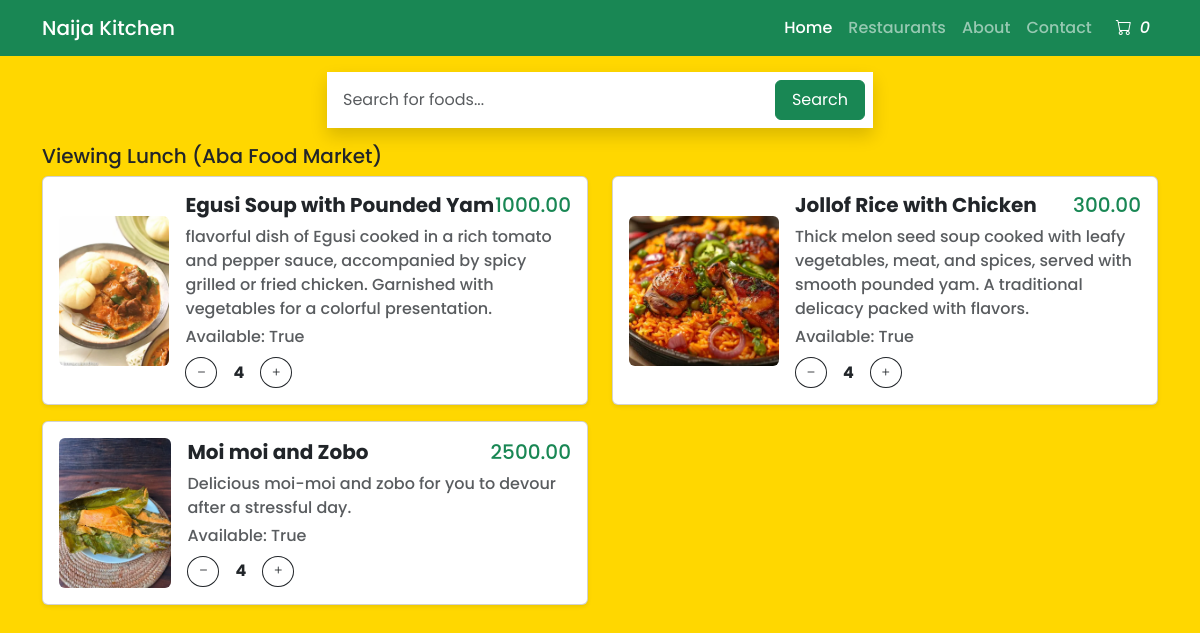
The app's page /aba-food-market/lunch/, older data.
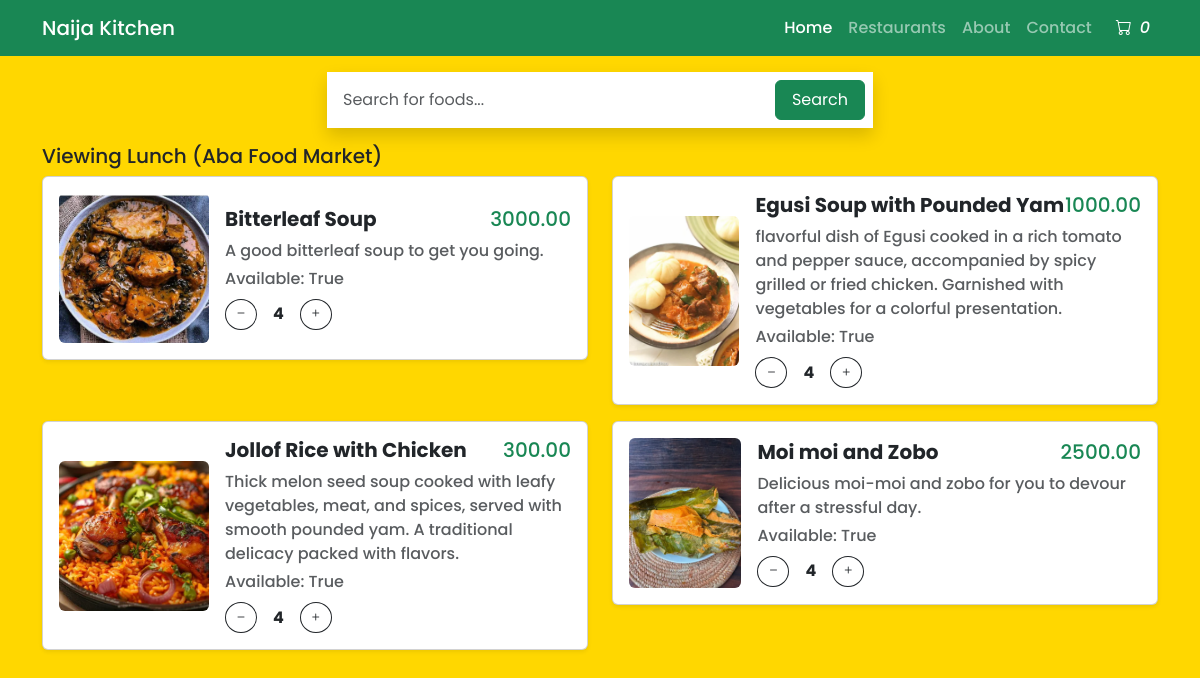
The same page, newer data.
### naija_kitchen/models.py (models this page shows, shortened)
class MenuCategory(models.Model):
    restaurant = models.ForeignKey(
        Restaurant, on_delete=models.CASCADE, related_name='menu_categories')
    name = models.CharField(max_length=100)
    slug = models.SlugField(max_length=200, blank=True)
    description = models.TextField(blank=True, null=True)
    image = models.ImageField(blank=True, null=True,
                              upload_to='static/uploaded_images')
    created_at = models.DateTimeField(auto_now_add=True)
    updated_at = models.DateTimeField(auto_now=True)
    class Meta:
        constraints = [
            UniqueConstraint(fields=['restaurant', 'name'],
                             name='unique_category_per_restaurant')
        ]
        ordering = ['name']
        indexes = [
            models.Index(fields=['name'])
        ]
    def __str__(self):
        return f"{self.name} ({self.restaurant.restaurant_name})"

class Restaurant(models.Model):
    restaurant_name = models.CharField(max_length=200)
    slug = models.SlugField(max_length=200, blank=True)
    restaurant_address = models.CharField(max_length=200)
    restaurant_image = models.ImageField(
        null=True, blank=True, upload_to='uploaded_images')
    restaurant_contact = models.CharField(max_length=200)
    restaurant_owner = models.ForeignKey(
        'auth.User', blank=True, null=True, on_delete=models.CASCADE, related_name='user_restaurants')
    class Meta:
        ordering = ['restaurant_name']
        indexes = [
            models.Index(fields=['restaurant_name'])
        ]

class MenuItem(models.Model):
    category = models.ForeignKey(
        MenuCategory, on_delete=models.CASCADE, related_name='menu_items')
    name = models.CharField(max_length=200)
    slug = models.SlugField(max_length=200, blank=True)
    description = models.TextField(blank=True, null=True)
    price = models.DecimalField(max_digits=10, decimal_places=2)
    is_available = models.BooleanField(default=True)
    created_at = models.DateTimeField(auto_now_add=True)
    updated_at = models.DateTimeField(auto_now=True)
    image = models.ImageField(blank=True, null=True,
                              upload_to='uploaded_images')
    class Meta:
        ordering = ['name']
        indexes = [
            models.Index(fields=['id', 'slug']),
            models.Index(fields=['name']),
            models.Index(fields=['-created_at'])
        ]
    @property
    def imageURL(self):
        try:
            url = self.image.url
        except:
            url = ''
        return url

### naija_kitchen/views.py (the view)
# urls.py: path('<slug:restaurant_slug>/<slug:category_slug>/', get_menucategory_items, name="restaurant_menuitems"),
def get_menucategory_items(request, restaurant_slug,  category_slug):
    restaurant = get_object_or_404(Restaurant, slug=restaurant_slug)
    category = get_object_or_404(
        MenuCategory, restaurant=restaurant, slug=category_slug)
    cart_items = get_cart_items_from_session(request)
    menu_items = MenuItem.objects.filter(category=category)
    menu_items_json = json.dumps(list(menu_items.values()), cls=DecimalEncoder)
    context = {'restaurant': restaurant,
               'category': category, 'menuitems': menu_items, 'cartItems': cart_items, 'menu_items_json': menu_items_json}
    return render(request, 'menu_items.html', context)

### naija_kitchen/customencoder.py (called while the page is built)
    def default(self, obj):
        if isinstance(obj, Decimal):
            return float(obj)
        if isinstance(obj, (datetime, date)):
            return obj.isoformat()
        return super().default(obj)  # Use default encoding for other types

### naija_kitchen/views.py (called while the page is built)
def get_cart_items_from_session(request):
    cart_items_in_session = request.session.get('cartItems')
    return cart_items_in_session

### naija_kitchen/templates/menu_items.html (shortened to what this page needs)
{% extends 'main.html' %}
{% load static %}
    {% block content %}
    <div class="container h-100 mt-3 mb-3">
        <div class="row h-100 justify-content-center align-items-center">
            <div class="col-md-8 col-lg-6">
                <form action="" method="get" class="d-flex shadow p-2 bg-white">
                    <input id="searchMenu" class="form-control me-2 p-2 border-0 shadow-none" type="search"
                        placeholder="Search for foods..." aria-label="Search" />
                    <button class="btn btn-success px-3" type="reset">
                        Search
                    </button>
                </form>
            </div>
        </div>
    </div>
    <div class="container mt-3 poppins-medium">
        <h5>Viewing {{category}} </h5>
        <div id="menuItemCard" class="row">
            {% for menuitem in menuitems %}
            <div class="col-sm-6 mb-3">
                <div class="card p-3 shadow-sm d-flex flex-row align-items-center">
                    <img src="{{menuitem.imageURL}}" alt="{{menuitem.imageURL}}" class="img-fluid rounded"
                        style="width: 150px; height: 150px; object-fit: cover" />
                    <div class="ms-3 flex-grow-1">
                        <div class="d-flex justify-content-between">
                            <h5 class="fw-bold">{{menuitem.name}}</h5>
                            <h5 class="text-success">{{menuitem.price}}</h5>
                        </div>
                        <p class="text-muted mb-1">{{menuitem.description}}</p>
                        <p class="text-muted mb-1">
                            Available: {{menuitem.is_available}}
                        </p>
                        <div class="d-flex align-items-center mt-2">
                            <button class="btn btn-outline-dark btn-sm rounded-circle update-cart"
                                data-product="{{menuitem.id}}" data-action="remove">
                                <i class="bi bi-dash"></i>
                            </button>
                            <span class="mx-3 fw-bold">4</span>
                            <button class="btn btn-outline-dark btn-sm rounded-circle update-cart"
                                data-product="{{menuitem.id}}" data-action="add">
                                <i class="bi bi-plus"></i>
                            </button>
                        </div>
                    </div>
                </div>
            </div>
            {% endfor %}
        </div>
    </div>
    {% endblock %}

### naija_kitchen/templates/main.html (shortened to what this page needs)
<!DOCTYPE html>
<html lang="en">
{% load static %}
<head>
    <link rel="stylesheet" type="text/css" href="{%static 'css/style.css'%}" />
    <link rel="stylesheet" href="https://cdn.jsdelivr.net/npm/bootstrap@5.3.2/dist/css/bootstrap.min.css" />
    <link rel="stylesheet" href="https://cdn.jsdelivr.net/npm/bootstrap-icons@1.11.1/font/bootstrap-icons.css" />
</head>
<body class="poppins-medium bg-color">
    <nav class="navbar sticky-top navbar-expand-lg navbar-dark bg-success">
        <div class="container">
            <a class="navbar-brand" href="{% url 'all_restaurants' %}">Naija Kitchen</a>
            <div class="collapse navbar-collapse" id="navbarNav">
                <ul class="navbar-nav ms-auto">
                    <li class="nav-item">
                        <a class="nav-link active" href="#">Home</a>
                    </li>
                    <li class="nav-item">
                        <a class="nav-link" href="#">Restaurants</a>
                    </li>
                    <li class="nav-item">
                        <a class="nav-link" href="#">About</a>
                    </li>
                    <li class="nav-item">
                        <a class="nav-link" href="#">Contact</a>
                    </li>
                    <li class="nav-item">
                        <a class="nav-link text-white" href="{% url 'cart' %}"><i class="bi bi-cart p-2"></i><i
                                id="cartItems">0</i></a>
                    </li>
                </ul>
            </div>
        </div>
    </nav>
    {% block content %} {% endblock content %}
</body>
</html>

### static/css/style.css (style rules this page uses)
body { font-family: 'Poppins sans-serif'; }
.bg-color { background-color: #FFD700; }
.poppins-medium { font-family: "Poppins", sans-serif; font-weight: 500; font-style: normal; }

Row changes from the older to the newer data that the page shows:
added MenuItem: imageURL (picture), name "Bitterleaf Soup", price "3000.00", description "A good bitterleaf soup to get you going.", is_available "True"
